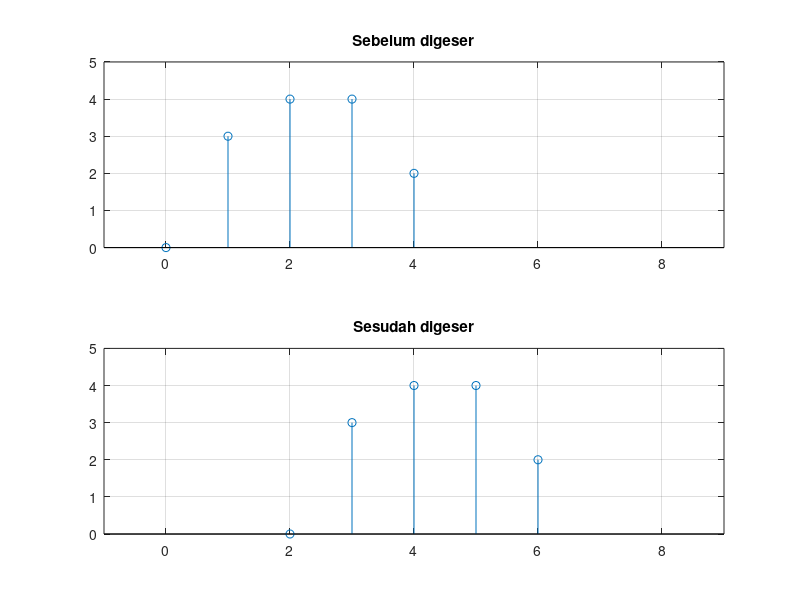

Here is the MATLAB script that generated this plot:
%c. Delay
x1 = [0 3 4 4 2]
n = [0 1 2 3 4]
yn = n+2            %indeks sinyal yg baru setelah digeser sebanyak 2 ke kanan
figure(1)
subplot(2,1,1)
stem(n,x1)
grid on
axis([-1 9 0 5])        %axis([xmin xmax ymin ymax])
title("Sebelum digeser")
subplot(2,1,2)
stem(yn,x1)
grid on
axis([-1 9 0 5])
title("Sesudah digeser")